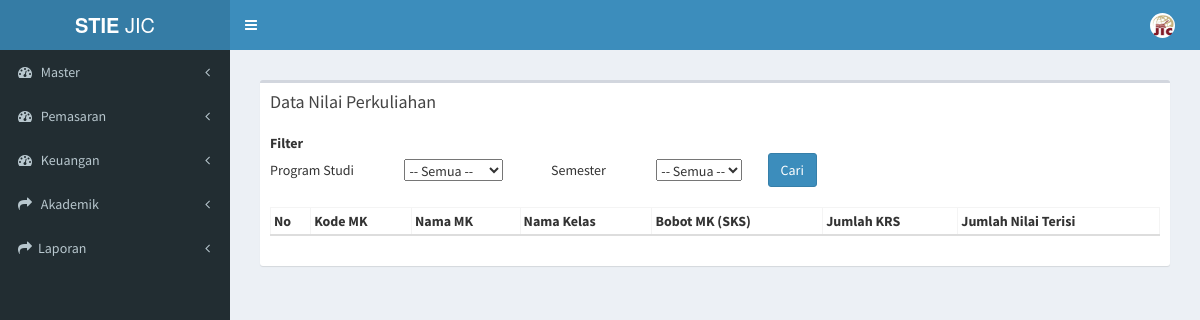
The app's page /index.php/nilai_perkuliahan, older data.
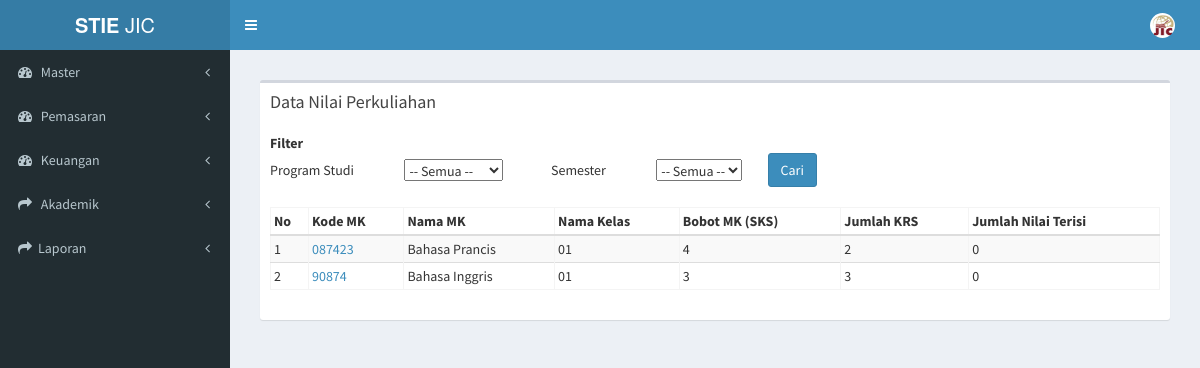
The same page, newer data.
### tables this page shows
CREATE TABLE `tb_kp` (
  `id_kp` int(4) NOT NULL,
  `nama_kelas` varchar(50) NOT NULL,
  `bahasan` text NOT NULL,
  `tgl_mulai` date NOT NULL,
  `tgl_akhir` date NOT NULL,
  `id_jadwal` varchar(4) NOT NULL
);

CREATE TABLE `tb_matkul` (
  `kode_matkul` varchar(50) NOT NULL,
  `nama_matkul` varchar(100) NOT NULL,
  `id_prodi` varchar(10) NOT NULL,
  `jenis_matkul` varchar(20) NOT NULL,
  `bobot_matkul` int(11) NOT NULL,
  `bobot_praktikum` int(11) NOT NULL,
  `bobot_tatap_muka` int(11) NOT NULL,
  `bobot_praktik_lapangan` int(11) NOT NULL,
  `bobot_simulasi` int(11) NOT NULL,
  `metode_pembelajaran` varchar(100) NOT NULL,
  `tanggal_mulai` date NOT NULL,
  `tanggal_akhir` date NOT NULL,
  `matkul_english` varchar(40) NOT NULL
);

### application/controllers/nilai_perkuliahan.php (called while the page is built, shortened)
<?php
class Nilai_perkuliahan extends CI_Controller {
	public function __construct()
	{
		$this->load->model('kelas_perkuliahan_model');
		$this->load->model('daftar_ulang_model');
		$this->load->model('finance_model');
		$this->load->model('nilai_perkuliahan_model');
	}
	public function index(){
				$data['getProdi'] = $this->daftar_ulang_model->getProdi();
				$data['getPeriode'] = $this->daftar_ulang_model->getPeriode();
				$data['kp'] = $this->kelas_perkuliahan_model->data_kp();
				$data['main_view'] = 'Nilai_perkuliahan/nilai_perkuliahan_view';
				$this->load->view('template', $data);
	}
}

### index.php (called while the page is built, shortened)
<?php
require_once BASEPATH.'core/CodeIgniter.php';

### application/models/kelas_perkuliahan_model.php (called while the page is built, shortened)
<?php
class Kelas_perkuliahan_model extends CI_Model {
	public function data_kp(){
		$this->db->select('*');
		 $this->db->from('tb_kp');
		 $this->db->join('tb_jadwal','tb_jadwal.id_jadwal=tb_kp.id_jadwal');
     $this->db->join('tb_ruang','tb_ruang.id_ruang=tb_jadwal.id_ruang');
     $this->db->join('tb_konsentrasi_kelas','tb_konsentrasi_kelas.id_konsentrasi=tb_jadwal.id_konsentrasi');
     $this->db->join('tb_prodi','tb_prodi.id_prodi=tb_konsentrasi_kelas.id_prodi');
     $this->db->join('tb_detail_kurikulum','tb_detail_kurikulum.id_detail_kurikulum=tb_jadwal.id_detail_kurikulum');
     $this->db->join('tb_matkul','tb_matkul.kode_matkul=tb_detail_kurikulum.kode_matkul');
		 $query = $this->db->get();
		 return $query->result();
	}
}

### application/views/Nilai_perkuliahan/nilai_perkuliahan_view.php (the view, shortened to what this page needs)
<section class="content">
  <div class="row">
    <div class="col-xs-12">
      <div class="box">
        <div class="box-header">
          <h3 class="box-title">Data Nilai Perkuliahan</h3>
        </div>
        <div class="box-body">
          <table class="">
            <tbody>
              <form method="get" action="<?php echo base_url("nilai_perkuliahan/filter_kp/")?>">
              <tr>
                <th>Filter</th>
              </tr>
              <tr>
                <td>Program Studi</td>
                <td>&nbsp;&nbsp;&nbsp;&nbsp;&nbsp;&nbsp;&nbsp;&nbsp;&nbsp;&nbsp;&nbsp;&nbsp;&nbsp;&nbsp;&nbsp;&nbsp;&nbsp;
                  <select name="id_prodi" onchange="return get_prodi_periode2(this.value)">
                    <option value="">-- Semua --</option>
                  </select>
                </td>
                <td>&nbsp;&nbsp;&nbsp;&nbsp;&nbsp;&nbsp;&nbsp;&nbsp;&nbsp;&nbsp;&nbsp;&nbsp;&nbsp;&nbsp;&nbsp;&nbsp;&nbsp;Semester</td>
                <td>&nbsp;&nbsp;&nbsp;&nbsp;&nbsp;&nbsp;&nbsp;&nbsp;&nbsp;&nbsp;&nbsp;&nbsp;&nbsp;&nbsp;&nbsp;&nbsp;&nbsp;
                  <select name="id_periode" id="id_periode2">
                    <option value="">-- Semua --</option>
                  </select>
                </td>
                <td>
                  &nbsp;&nbsp;&nbsp;&nbsp;&nbsp;&nbsp;&nbsp;&nbsp;&nbsp;<input type="submit" class="btn btn-primary" value="Cari">
                </td>
              </tr>
            </tbody>
          </table>
           <br>
          <table id="example3" class="table2 table-bordered table-striped">
            <thead>
            <tr>
              <th>No</th>
              <th>Kode MK</th>
              <th>Nama MK</th>
              <th>Nama Kelas</th>
              <th>Bobot MK (SKS)</th>
              <th>Jumlah KRS</th>
              <th>Jumlah Nilai Terisi</th>
            </tr>
            </thead>
            <tbody>
            <?php
            $no = 0;
            foreach ($kp as $data) {
              $total_mahasiswa = $this->db->query("SELECT count(*) AS total FROM tb_kelas_mhs WHERE id_kp = '$data->id_kp'")->row();
              $total_nilai = $this->db->query("SELECT count(*) AS total FROM tb_kelas_mhs WHERE nilai_d != 0 AND id_kp = '$data->id_kp'")->row();
              echo '
            <tr>
              <td>'.++$no.'</td>
              <td><a href="'.base_url('nilai_perkuliahan/detail_nilai/'.$data->id_kp).'">'.$data->kode_matkul.'</a></td>
              <td>'.$data->nama_matkul.'</td>
              <td>'.$data->nama_kelas.'</td>
              <td>'.$data->bobot_matkul.'</td>
              <td>'.$total_mahasiswa->total.'</td>
              <td>'.$total_nilai->total.'</td>
              </tr>
            ' ;
          }
          ?>
            </tbody>
          </table>
        </div>
      </div>
    </div>
  </div>
</section>

Row changes from the older to the newer data that the page shows:
now on this page (row edited): tb_kp: tb_matkul.kode_matkul "087423", tb_matkul.nama_matkul "Bahasa Prancis", nama_kelas "01", tb_matkul.bobot_matkul "4", total "2", total "0"
added tb_kp: tb_matkul.kode_matkul "90874", tb_matkul.nama_matkul "Bahasa Inggris", nama_kelas "01", tb_matkul.bobot_matkul "3", total "3", total "0"
